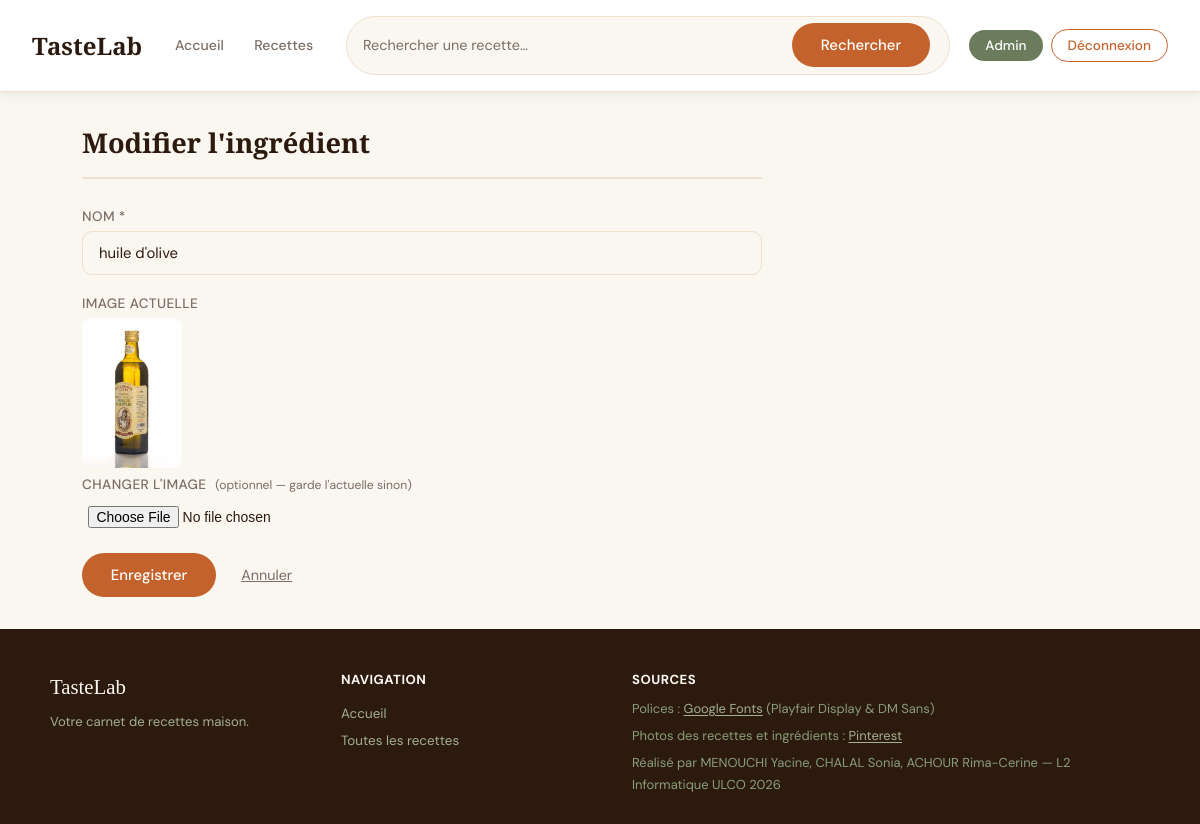
Page /admin/modifier_ingredient.php?id=31 (signed in) on the earlier database version.
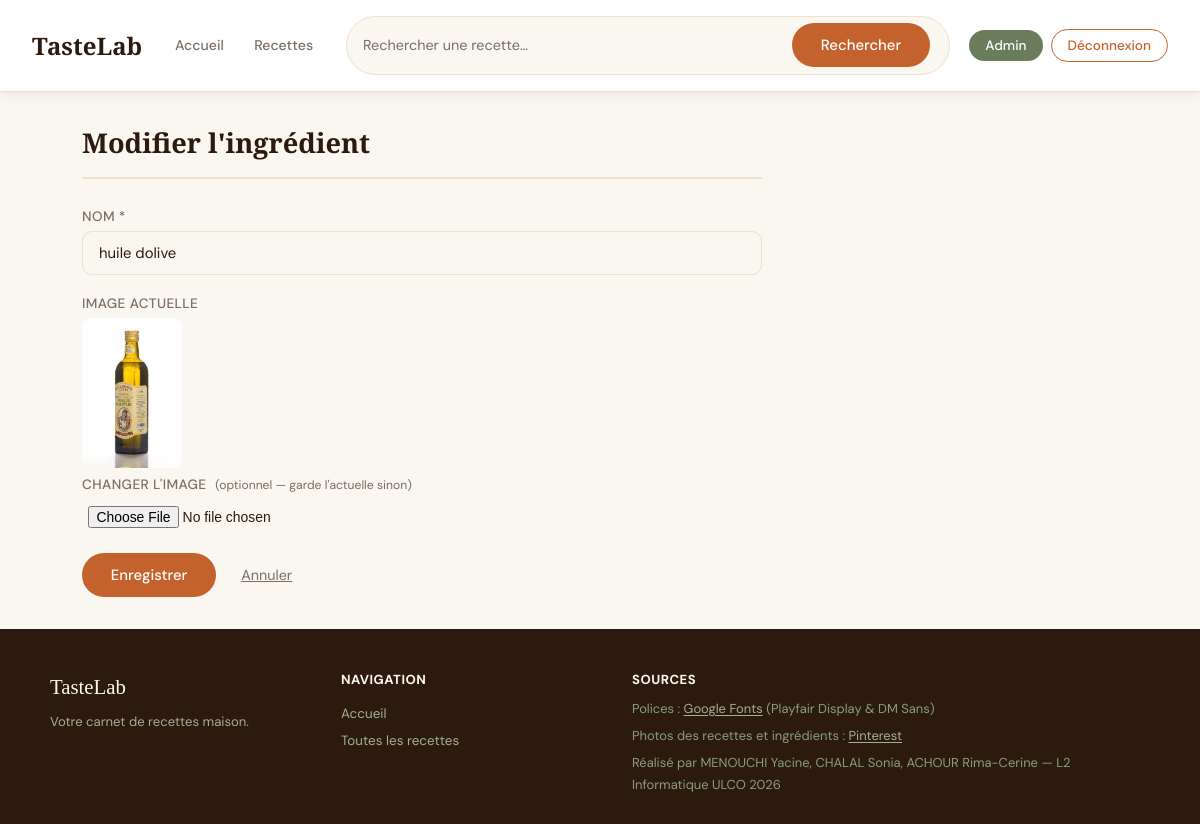
Same page on the later database version.
### tables this page shows
CREATE TABLE `ingredients` (
  `id` int(10) UNSIGNED NOT NULL,
  `nom` varchar(100) NOT NULL,
  `image` varchar(255) NOT NULL DEFAULT 'default_ingredient.jpg'
);

### admin/modifier_ingredient.php (the view, shortened to what this page needs)
<?php
$pdo           = getPDO();
$id = $_GET['id'];
$sql = "SELECT * FROM ingredients WHERE id=?";
$st  = $pdo->prepare($sql);
$st->execute([$id]);
$ingredient = $st->fetch(PDO::FETCH_OBJ);
?>
<?php require("../includes/header.php"); ?>
<section class="admin-form">
    <h1>Modifier l'ingrédient</h1>
    <form action="modifier_ingredient.php?id=<?= $id ?>" method="POST"
          enctype="multipart/form-data" id="form-modifier-ingredient">
        <div class="form-group">
            <label for="nom_ingredient">Nom *</label>
            <input type="text" name="nom_ingredient" id="nom_ingredient"
                value="<?= isset($_POST['nom_ingredient']) ? htmlspecialchars($_POST['nom_ingredient']) : htmlspecialchars($ingredient->nom) ?>">
        </div>
        <div class="form-group">
            <label>Image actuelle</label>
            <img src="../uploads/ingredients/<?= htmlspecialchars($ingredient->image) ?>"
                 style="max-width:100px; border-radius:8px; margin-bottom:0.5rem; display:block;">
            <label for="image_ingredient">Changer l'image
                <span class="label-hint">(optionnel — garde l'actuelle sinon)</span>
            </label>
            <input type="file" name="image_ingredient" id="image_ingredient" accept="image/*">
        </div>
        <button type="submit">Enregistrer</button>
        <a href="gerer_ingredients.php" style="color:var(--gris); font-size:0.9rem;
           text-decoration:underline; margin-left:0.5rem;">Annuler</a>
    </form>
</section>
<?php require("../includes/footer.php"); ?>

Differences in the rows shown:
changed ingredients: nom_ingredient "huile d'olive" → "huile dolive"
